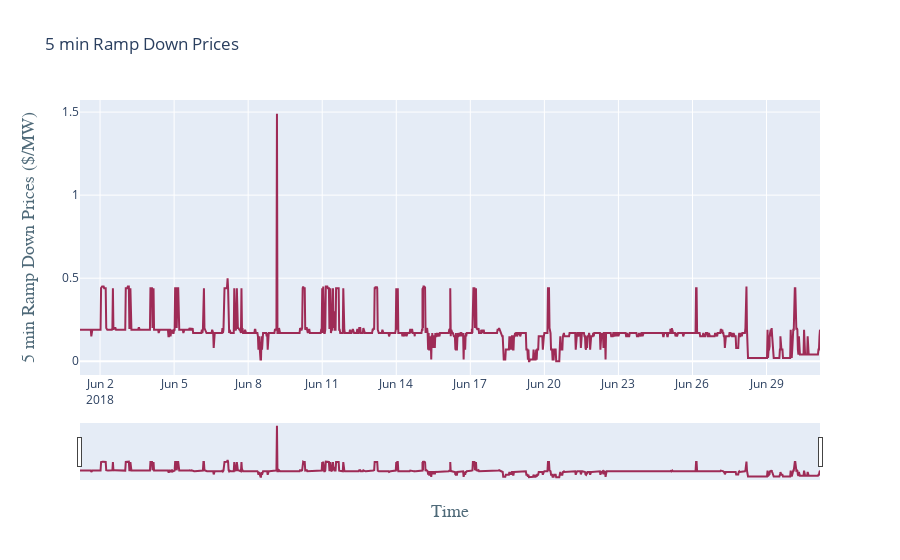

Notebook code cell kept with this figure:
### Code cell
fig = go.Figure()
fig.add_trace(go.Scatter(x=df_30min['Timestamp'], y=df_30min['5min_Lower_Price'], name='30min', line_color='#9e2b56'))
fig.update_layout(title_text="5 min Ramp Down Prices", xaxis_rangeslider_visible=True,
    xaxis=dict(
        title='Time',
        titlefont=dict(
            family='Courier New, monospace',
            size=18,
            color='#4f6a79'
        )
    ),
    yaxis=dict(
        title='5 min Ramp Down Prices ($/MW)',
        titlefont=dict(
            family='Courier New, monospace',
            size=18,
            color='#4f6a79'
        )
    ))
fig.show()

### Figure 1 — Plotly figure (JSON) as saved in the notebook; plotly's stock layout.template omitted (floating-point values rounded to 4 significant figures; data arrays with more than 128 entries replaced by an {"elided": "..."} marker saying what was removed)
{"data": [{"line": {"color": "#9e2b56"}, "name": "30min", "type": "scatter", "x": {"elided": "1609 str values"}, "y": {"elided": "1609 float values"}}], "layout": {"title": {"text": "5 min Ramp Down Prices"}, "xaxis": {"rangeslider": {"visible": true}, "title": {"font": {"color": "#4f6a79", "family": "Courier New, monospace", "size": 18}, "text": "Time"}}, "yaxis": {"title": {"font": {"color": "#4f6a79", "family": "Courier New, monospace", "size": 18}, "text": "5 min Ramp Down Prices ($/MW)"}}}}
